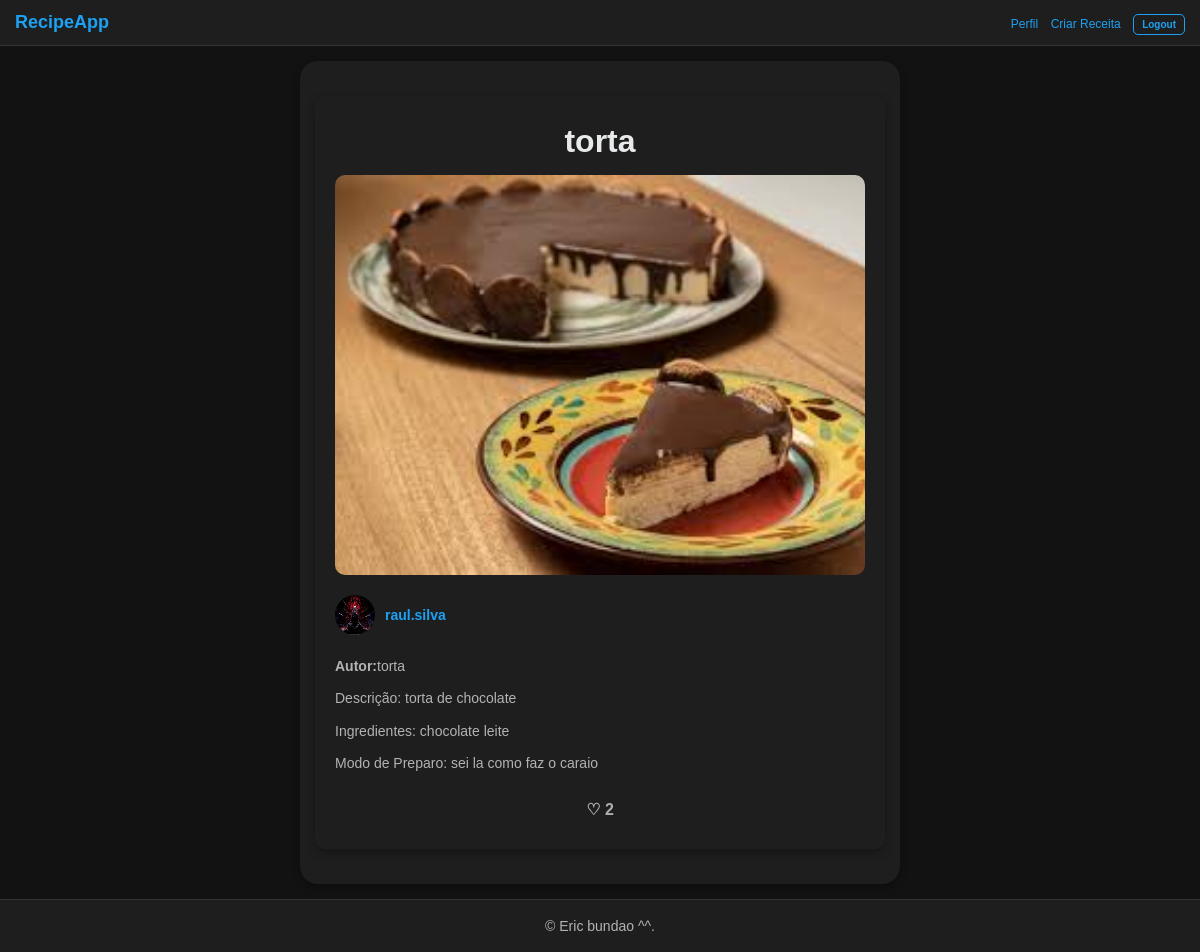
Page /recipe/1/ (signed in) on the committed database.
### recipes/models.py (models this page shows, shortened)
class Recipe(models.Model):
    title = models.CharField(max_length=200)
    description = models.TextField()
    ingredients = models.TextField()
    instructions = models.TextField()
    author = models.ForeignKey(User, on_delete=models.CASCADE, related_name='recipes')
    created_at = models.DateTimeField(auto_now_add=True)
    likes = models.ManyToManyField(User, related_name='liked_recipes', blank=True)
    image = models.ImageField(upload_to='recipe_images/', blank=True, null=True)  # Opcional
    def total_likes(self):
        return self.likes.count()

class Profile(models.Model):
    user = models.OneToOneField(User, on_delete=models.CASCADE)
    bio = models.TextField(blank=True)
    profile_picture = models.ImageField(upload_to='profile_pics/', blank=True, null=True)  # Opcional

### recipes/views.py (the view)
# urls.py: path('recipe/<int:pk>/', views.recipe_detail, name='recipe_detail'),
def recipe_detail(request, pk):
    recipe = get_object_or_404(Recipe, pk=pk)
    return render(request, 'recipes/recipe_detail.html', {'recipe': recipe})

### recipes/templates/recipes/recipe_detail.html (shortened to what this page needs)
{% extends 'recipes/base.html' %}
{% block content %}
<div class="recipe-detail-container">
    <h1 class="title">{{ recipe.title }}</h1>
    <div class="recipe-image-container">
        {% if recipe.image %}
            <img src="{{ recipe.image.url }}" alt="Imagem da Receita" class="recipe-image">
        {% else %}
            <div class="no-image">Sem Imagem</div>
        {% endif %}
    </div>
    <div class="author-info">
        {% if recipe.author.profile.profile_picture %}
            <img src="{{ recipe.author.profile.profile_picture.url }}" alt="Foto de Perfil" class="profile-picture-small">
        {% else %}
            <div class="default-profile-picture-small">📷</div>
        {% endif %}
        <p><a href="{% url 'profile' recipe.author.username %}">{{ recipe.author.username }}</a></p>
    </div>
    <div class="recipe-details">
        <p><strong>Autor:</strong>{{ recipe.title }}</p>
        <p>Descrição: {{ recipe.description }}</p>
        <p>Ingredientes: {{ recipe.ingredients }}</p>
        <p>Modo de Preparo: {{ recipe.instructions }}</p>
        <form method="post" action="{% url 'like_recipe' recipe.pk %}" class="like-form">
            <button type="submit" class="like-button">
                {% if user in recipe.likes.all %}
                    ❤️ {{ recipe.total_likes }}
                {% else %}
                    ♡ {{ recipe.total_likes }}
                {% endif %}
            </button>
        </form>
    </div>
</div>
{% endblock %}

### recipes/static/css/style.css (style rules this page uses)
* { margin: 0; padding: 0; box-sizing: border-box; }
body { font-family: Arial, sans-serif; background-color: #121212; color: #e7e9ea; line-height: 1.6; min-height: 100vh; }
.author-info { display: flex; align-items: center; margin-bottom: 8px; }
.profile-picture-small { width: 25px; height: 25px; border-radius: 50%; overflow: hidden; margin-right: 8px; }
.recipe-image-container { position: relative; width: 100%; height: 200px; overflow: hidden; border-radius: 8px; margin-top: 8px; }
.recipe-image { width: 100%; height: 100%; object-fit: cover; transition: transform 0.3s ease; }
.like-form { display: flex; justify-content: flex-end; margin-top: 8px; }
.like-button { background-color: transparent; border: none; color: #1da1f2; font-size: 12px; cursor: pointer; }
form { display: flex; flex-direction: column; gap: 10px; }
form input, form textarea, form button { padding: 10px; border: 1px solid #333; border-radius: 5px; background-color: #1e1e1e; color: #e7e9ea; font-size: 16px; }
form button { background-color: #aeaeae; border: none; color: white; cursor: pointer; font-weight: bold; }
.recipe-detail-container { max-width: 800px; margin: 20px auto; padding: 20px; border-radius: 10px; box-shadow: 0 4px 10px rgba(0, 0, 0, 0.3); text-align: center; }
.recipe-image-container { position: relative; width: 100%; height: 400px; overflow: hidden; border-radius: 10px; margin-bottom: 20px; }
.profile-picture-small { width: 40px; height: 40px; border-radius: 50%; overflow: hidden; margin-right: 10px; }
.author-info p { margin: 0; font-size: 14px; color: #1da1f2; }
.author-info a { color: #1da1f2; text-decoration: none; font-weight: bold; }
.recipe-details { text-align: left; margin-top: 20px; }
.recipe-details p { margin-bottom: 10px; font-size: 14px; color: #b3b3b3; }
.like-form { display: flex; justify-content: flex-end; margin-top: 15px; }
.like-button { background-color: transparent; border: none; color: #aeaeae; font-size: 16px; cursor: pointer; }
.recipe-image { width: 100%; height: 100%; object-fit: cover; }

### rows in the picture
Recipe: title "torta", image (picture), author.profile.profile_picture (picture), author.username "raul.silva", description "torta de chocolate", ingredients "chocolate leite", instructions "sei la como faz o caraio", total_likes "2"
